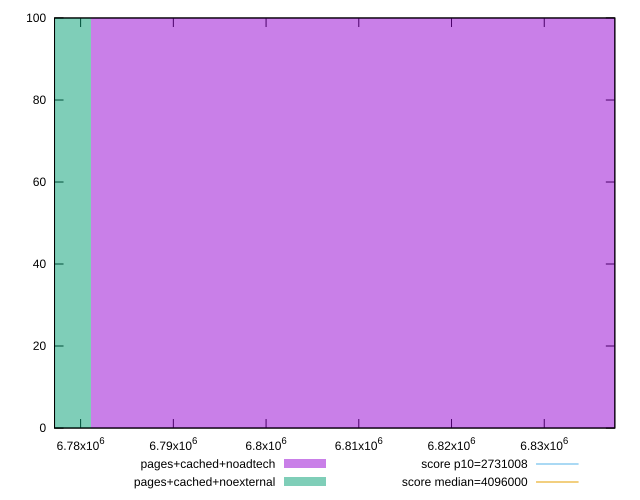

Write gnuplot code to recreate this figure.
reset

$pagesCachedNoadtech <<EOF
6810218.12468567 100
EOF

$pagesCachedNoexternal <<EOF
6752011.132166989 100
EOF

set key outside below
set boxwidth 58206.99251868094
set xrange [6777187:6837611]
set yrange [0:100]
set trange [0:100]
set style fill transparent solid 0.5 noborder

set parametric
set terminal svg size 640, 500 enhanced background rgb 'white'
set output "report_00008_2021-01-22T20:58:29.167/total-byte-weight/comparison/histogram/4_vs_5.svg"

plot $pagesCachedNoadtech title "pages+cached+noadtech" with boxes, \
     $pagesCachedNoexternal title "pages+cached+noexternal" with boxes, \
     2731008,t title "score p10=2731008", \
     4096000,t title "score median=4096000"

reset
